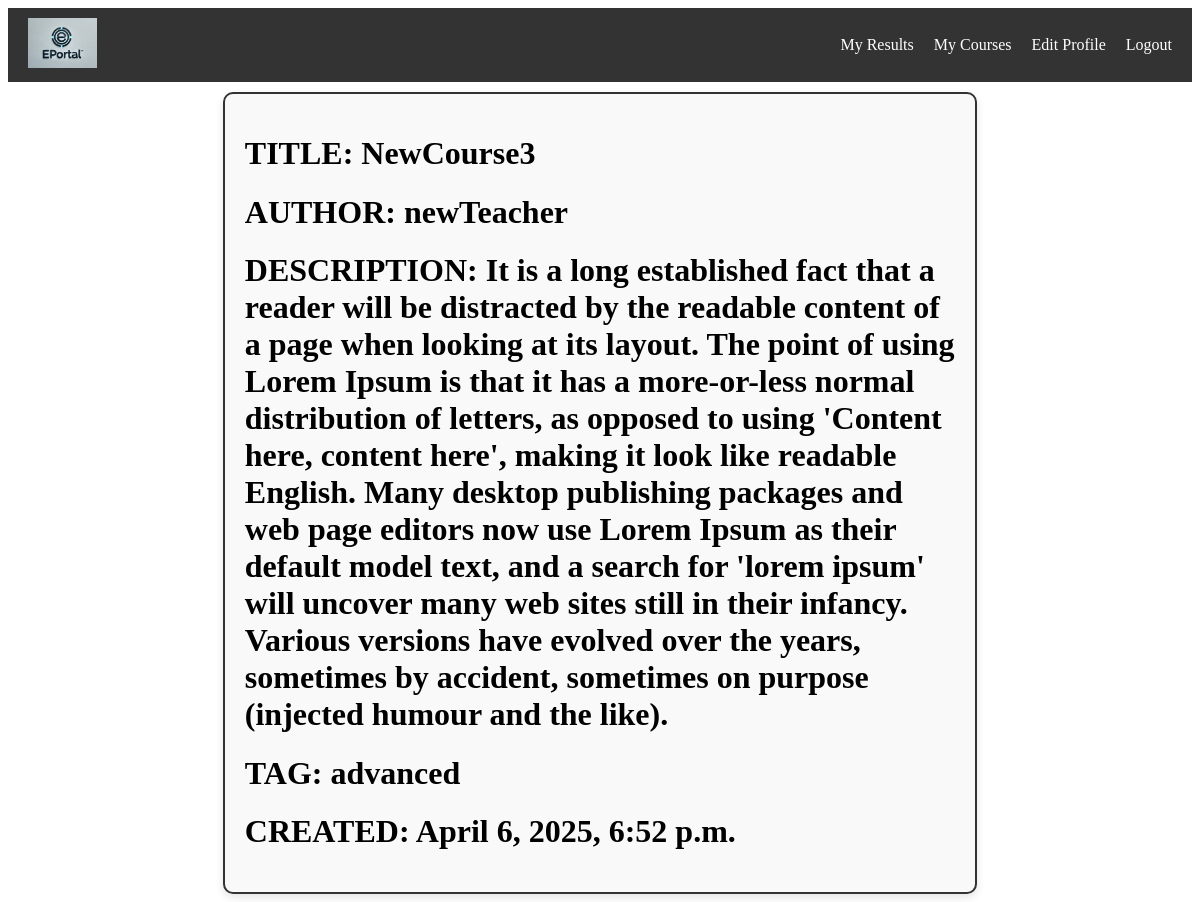
Screenshot of /course/course_detail/29/ (signed in) with the database file from the repository.
### course/models.py (models this page shows, shortened)
class Course(models.Model):
    TAG_CHOICES = (
        ("beginner", "Beginner"),
        ("intermediate", "Intermediate"),
        ("advanced", "Advanced"),
    )
    author = models.ForeignKey(CustomUser, on_delete=models.SET_NULL, null=True, blank=True)
    title = models.CharField(unique=True, max_length=70, validators=[validate_capitalize])
    description = models.TextField(null=True, blank=True)
    tag = models.CharField(max_length=12, choices=TAG_CHOICES, default="beginner")
    created = models.DateTimeField(auto_now_add=True)
    isPublic = models.BooleanField(default=False)

### user/models.py (models this page shows)
class CustomUser(AbstractUser):
    ROLE_CHOICES = (
        ("student", "Uczeń"),
        ("teacher", "Nauczyciel"),
    )
    role = models.CharField(max_length=10, choices=ROLE_CHOICES, default="student")
    courses = models.ManyToManyField("course.Course", through="Enrollment", blank=True)

### course/views.py (the view)
@login_required
def course_detail(request, course_pk):
    course = Course.objects.get(pk=course_pk)
    lessons = course.lesson_set.all()
    for lesson in lessons:
        try:
            lesson.article = lesson.article
        except:
            lesson.article = None
        try:
            lesson.quiz = lesson.quiz
        except:
            lesson.quiz = None
    context = {"course": course, "lessons": lessons}
    return render(request, "course/course_detail.html", context)

### eportal/context_processors.py (called while the page is built, shortened)
def nav_links(request):
    if request.user.role == "student":
        return {
            "nav_links": [
                {
                    "name": "My Results",
                    "url": "my_results",
                },
                {
                    "name": "My Courses",
                    "url": "my_courses",
                },
                {"name": "Edit Profile", "url": "edit_user"},
                {"name": "Logout", "url": "logout"},
            ]
        }

### course/templates/course/course_detail.html (shortened to what this page needs)
{% extends 'main.html' %}
{% block content %}
    <h1>TITLE: {{ course.title }}</h1>
    <h1>AUTHOR: {{ course.author }}</h1>
    <h1>DESCRIPTION: {{ course.description }}</h1>
    <h1>TAG: {{ course.tag }}</h1>
    <h1>CREATED: {{ course.created }}</h1>
{% endblock content %}

### rows the page displays
Course: title "NewCourse3", author "newTeacher", description "It is a long established fact that a reader will be distracted by the readable content of a page when looking at its layout. The point of using Lorem Ipsum is that it has a more-or-less normal distribution of letters, as opposed to using 'Content here, content here', making it look like readable English. Many desktop publishing packages and web page editors now use Lorem Ipsum as their default model text, and a search for 'lorem ipsum' will uncover many web sites still in their infancy. Various versions have evolved over the years, sometimes by accident, sometimes on purpose (injected humour and the like).", tag "advanced", created "April 6, 2025, 6:52 p.m."

### other values shown
{{ link.name }} "My Results" "My Courses" "Edit Profile" "Logout"
